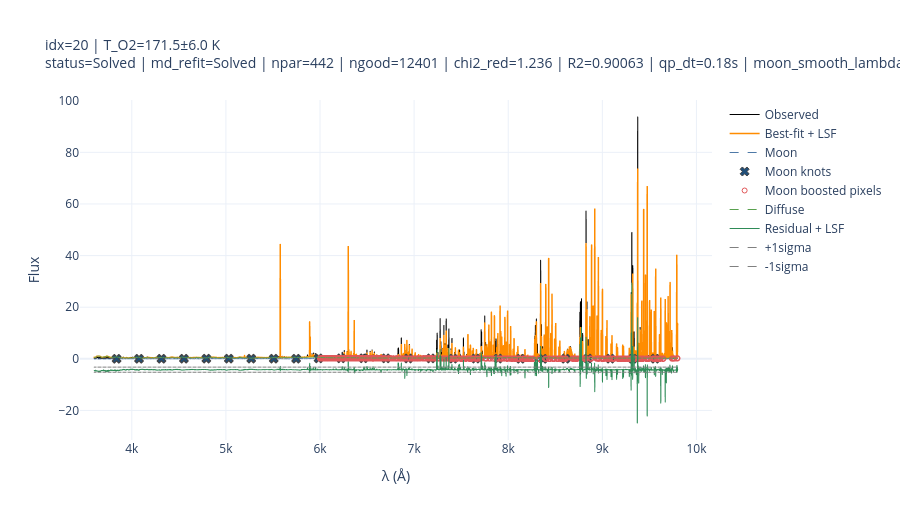

Notebook code for this chart:
### Code cell
import importlib
import numpy as np
import sky_decomp.fit as fitmod

importlib.reload(fitmod)
SkyDecomp = fitmod.SkyDecomp

decomposer = SkyDecomp(
    wave,
    lsf_sigma=LSF_SIGMA,
    moon_smooth_lambda=0.1,
    moon_interline_boost=10000.0,
    moon_interline_red_min=6000.0,
    moon_interline_exclusion_a=2.5,
    moon_interline_line_flux_threshold=0.01,
 )

idx = 20
result = decomposer.fit(
    flx_sci[idx],
    flx_ivar[idx],
    verbose=True,
    n_lsf_refits=3,
 )
plot_fit_result(result, idx)

### Figure 1 — Plotly figure (JSON) as saved in the notebook; plotly's stock layout.template omitted (floating-point values rounded to 4 significant figures; data arrays with more than 128 entries replaced by an {"elided": "..."} marker saying what was removed)
{"data": [{"line": {"color": "black", "width": 1}, "mode": "lines", "name": "Observed", "type": "scattergl", "x": {"elided": "12401 float values"}, "y": {"elided": "12401 float values"}}, {"line": {"color": "darkorange", "width": 1.5}, "mode": "lines", "name": "Best-fit + LSF", "type": "scattergl", "x": {"elided": "12401 float values"}, "y": {"elided": "12401 float values"}}, {"line": {"color": "#4e79a7", "dash": "dash", "width": 1}, "mode": "lines", "name": "Moon", "type": "scattergl", "x": {"elided": "12401 float values"}, "y": {"elided": "12401 float values"}}, {"marker": {"color": "#1f4e79", "line": {"width": 1}, "size": 8, "symbol": "x"}, "mode": "markers", "name": "Moon knots", "type": "scattergl", "x": [3838.0, 4077.0, 4315.0, 4554.0, 4792.0, 5031.0, 5269.0, 5508.0, 5746.0, 5985.0, 6223.0, 6462.0, 6700.0, 6938.0, 7177.0, 7415.0, 7654.0, 7892.0, 8131.0, 8369.0, 8608.0, 8846.0, 9085.0, 9323.0, 9562.0], "y": [0.001432, 0.01677, 0.02921, 0.03588, 0.05499, 0.06389, 0.05954, 0.05204, 0.0412, 0.1518, 0.1764, 0.1926, 0.1693, 0.1154, 0.1521, 0.07529, 0.09204, 0.09424, 0.01868, 0.003181, 0.03265, 0.09062, 0.05372, 0.0205, 0.04048]}, {"marker": {"color": "#e15759", "line": {"width": 1}, "size": 5, "symbol": "circle-open"}, "mode": "markers", "name": "Moon boosted pixels", "type": "scattergl", "x": {"elided": "2281 float values"}, "y": {"elided": "2281 float values"}}, {"line": {"color": "#59a14f", "dash": "dash", "width": 1}, "mode": "lines", "name": "Diffuse", "type": "scattergl", "x": {"elided": "12401 float values"}, "y": {"elided": "12401 float values"}}, {"line": {"color": "seagreen", "width": 1}, "mode": "lines", "name": "Residual + LSF", "type": "scattergl", "x": {"elided": "12401 float values"}, "y": {"elided": "12401 float values"}}, {"line": {"color": "gray", "dash": "dash", "width": 1}, "mode": "lines", "name": "+1sigma", "type": "scattergl", "x": {"elided": "12401 float values"}, "y": {"elided": "12401 float values"}}, {"line": {"color": "gray", "dash": "dash", "width": 1}, "mode": "lines", "name": "-1sigma", "type": "scattergl", "x": {"elided": "12401 float values"}, "y": {"elided": "12401 float values"}}], "layout": {"height": 520, "title": {"font": {"size": 14}, "text": "idx=20 | T_O2=171.5±6.0 K<br>status=Solved | md_refit=Solved | npar=442 | ngood=12401 | chi2_red=1.236 | R2=0.90063 | qp_dt=0.18s | moon_smooth_lambda=0.1 | moon_interline_boost=1e+04 | moon_interline_line_flux_threshold=0.01 | n_lsf_refits=3 | dt=1.77s"}, "xaxis": {"title": {"text": "λ (Å)"}}, "yaxis": {"title": {"text": "Flux"}}}}
